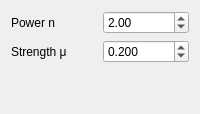
              <widget class="QWidget" name="option_page_4">
               <layout class="QGridLayout" name="gridLayout_10">
                <item row="2" column="1">
                 <spacer name="verticalSpacer_3">
                  <property name="orientation">
                   <enum>Qt::Orientation::Vertical</enum>
                  </property>
                  <property name="sizeHint" stdset="0">
                   <size>
                    <width>20</width>
                    <height>40</height>
                   </size>
                  </property>
                 </spacer>
                </item>
                <item row="1" column="1">
                 <widget class="QDoubleSpinBox" name="slope_strength_edit">
                  <property name="decimals">
                   <number>3</number>
                  </property>
                  <property name="minimum">
                   <double>-1.000000000000000</double>
                  </property>
                  <property name="maximum">
                   <double>1.000000000000000</double>
                  </property>
                  <property name="singleStep">
                   <double>0.050000000000000</double>
                  </property>
                  <property name="value">
                   <double>0.200000000000000</double>
                  </property>
                 </widget>
                </item>
                <item row="1" column="0">
                 <widget class="QLabel" name="label_28">
                  <property name="text">
                   <string>Strength μ </string>
                  </property>
                 </widget>
                </item>
                <item row="0" column="0">
                 <widget class="QLabel" name="label_36">
                  <property name="text">
                   <string>Power n</string>
                  </property>
                 </widget>
                </item>
                <item row="0" column="1">
                 <widget class="QDoubleSpinBox" name="slope_pow_edit">
                  <property name="minimum">
                   <double>1.000000000000000</double>
                  </property>
                  <property name="value">
                   <double>2.000000000000000</double>
                  </property>
                 </widget>
                </item>
               </layout>
              </widget>
